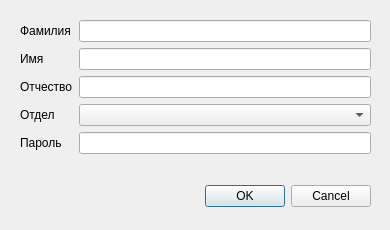
<?xml version="1.0" encoding="UTF-8"?>
<ui version="4.0">
 <class>Edit_User</class>
 <widget class="QDialog" name="Edit_User">
  <property name="geometry">
   <rect>
    <x>0</x>
    <y>0</y>
    <width>390</width>
    <height>230</height>
   </rect>
  </property>
  <property name="windowTitle">
   <string>Редактирование пользователя</string>
  </property>
  <widget class="QDialogButtonBox" name="buttonBox">
   <property name="geometry">
    <rect>
     <x>30</x>
     <y>180</y>
     <width>341</width>
     <height>32</height>
    </rect>
   </property>
   <property name="orientation">
    <enum>Qt::Horizontal</enum>
   </property>
   <property name="standardButtons">
    <set>QDialogButtonBox::Cancel|QDialogButtonBox::Ok</set>
   </property>
  </widget>
  <widget class="QWidget" name="formLayoutWidget">
   <property name="geometry">
    <rect>
     <x>20</x>
     <y>20</y>
     <width>351</width>
     <height>151</height>
    </rect>
   </property>
   <layout class="QFormLayout" name="formLayout">
    <item row="0" column="0">
     <widget class="QLabel" name="label">
      <property name="text">
       <string>Фамилия</string>
      </property>
     </widget>
    </item>
    <item row="1" column="0">
     <widget class="QLabel" name="label_2">
      <property name="text">
       <string>Имя</string>
      </property>
     </widget>
    </item>
    <item row="2" column="0">
     <widget class="QLabel" name="label_3">
      <property name="text">
       <string>Отчество</string>
      </property>
     </widget>
    </item>
    <item row="3" column="0">
     <widget class="QLabel" name="label_4">
      <property name="text">
       <string>Отдел</string>
      </property>
     </widget>
    </item>
    <item row="4" column="0">
     <widget class="QLabel" name="label_5">
      <property name="text">
       <string>Пароль</string>
      </property>
     </widget>
    </item>
    <item row="0" column="1">
     <widget class="QLineEdit" name="surnameEdit"/>
    </item>
    <item row="1" column="1">
     <widget class="QLineEdit" name="nameEdit"/>
    </item>
    <item row="2" column="1">
     <widget class="QLineEdit" name="patrEdit"/>
    </item>
    <item row="3" column="1">
     <widget class="QComboBox" name="departBox">
      <item>
       <property name="text">
        <string/>
       </property>
      </item>
     </widget>
    </item>
    <item row="4" column="1">
     <widget class="QLineEdit" name="passEdit"/>
    </item>
   </layout>
  </widget>
 </widget>
 <resources/>
 <connections>
  <connection>
   <sender>buttonBox</sender>
   <signal>accepted()</signal>
   <receiver>Edit_User</receiver>
   <slot>accept()</slot>
   <hints>
    <hint type="sourcelabel">
     <x>248</x>
     <y>254</y>
    </hint>
    <hint type="destinationlabel">
     <x>157</x>
     <y>274</y>
    </hint>
   </hints>
  </connection>
  <connection>
   <sender>buttonBox</sender>
   <signal>rejected()</signal>
   <receiver>Edit_User</receiver>
   <slot>reject()</slot>
   <hints>
    <hint type="sourcelabel">
     <x>316</x>
     <y>260</y>
    </hint>
    <hint type="destinationlabel">
     <x>286</x>
     <y>274</y>
    </hint>
   </hints>
  </connection>
 </connections>
</ui>
